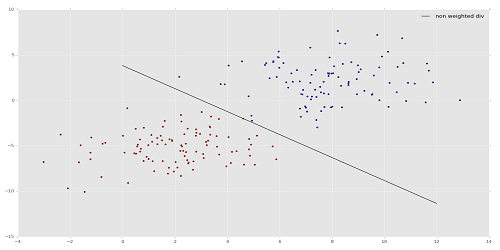
#> input picture sentdex-opencv/mainsvmimage.png, 500 x 250 px, given in place of the camera
$ python gradients_edgedetection_09.py   (older library calls are emulated)
#> lines starting #> are read from the running program, lines starting #| are printed output that depends on the picture
import numpy as np
import cv2

cap = cv2.VideoCapture(0)

while True:
    _, frame = cap.read()
#> frame is the input picture: shape (250, 500, 3); mean B, G, R 231.8, 231.6, 231.8

    laplacian = cv2.Laplacian(frame, cv2.CV_64F)
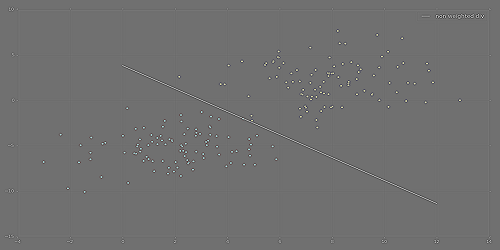
#> laplacian: shape (250, 500, 3) float64; mean B, G, R 0, 0, 0; drawn with min black and max white
    sobelx = cv2.Sobel(frame, cv2.CV_64F, 1, 0, ksize=5)
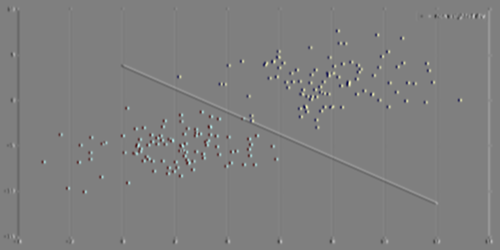
#> sobelx: shape (250, 500, 3) float64; mean B, G, R 0, 0, 0; drawn with min black and max white
    sobely = cv2.Sobel(frame, cv2.CV_64F, 0, 1, ksize=5)
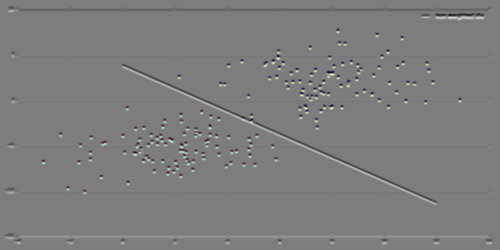
#> sobely: shape (250, 500, 3) float64; mean B, G, R 0, 0, 0; drawn with min black and max white
    edges = cv2.Canny(frame, 100, 200)
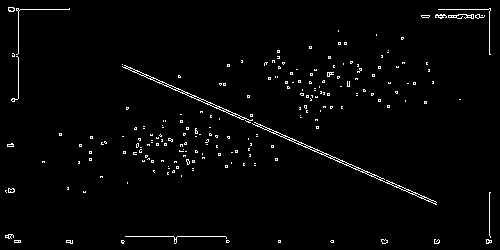
#> edges: shape (250, 500); 2% white in thin lines or dots

    cv2.imshow('frame', frame)
    cv2.imshow('laplacian', laplacian)
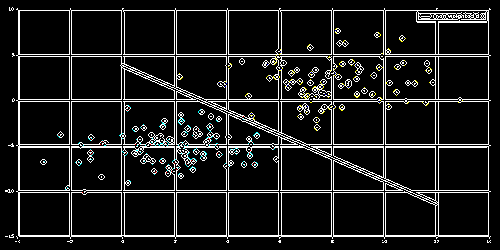
#> window 'laplacian': shape (250, 500, 3); mean B, G, R 27.4, 27.8, 27.4
    cv2.imshow('sobelx', sobelx)
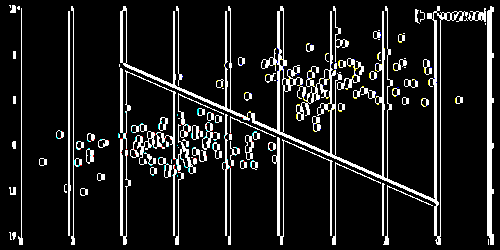
#> window 'sobelx': shape (250, 500, 3); mean B, G, R 29, 29.2, 29
    cv2.imshow('sobely', sobely)
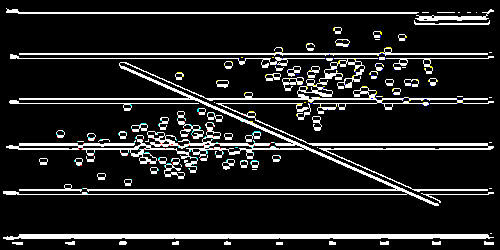
#> window 'sobely': shape (250, 500, 3); mean B, G, R 33.3, 33.5, 33.3
    cv2.imshow('canny', edges)

    #k = cv2.waitKey(1) & 0xFF
    if cv2.waitKey(1) & 0xFF == ord('q'):
#> (key q is pressed here)
        break

cv2.destroyAllWindows()
cap.release()
